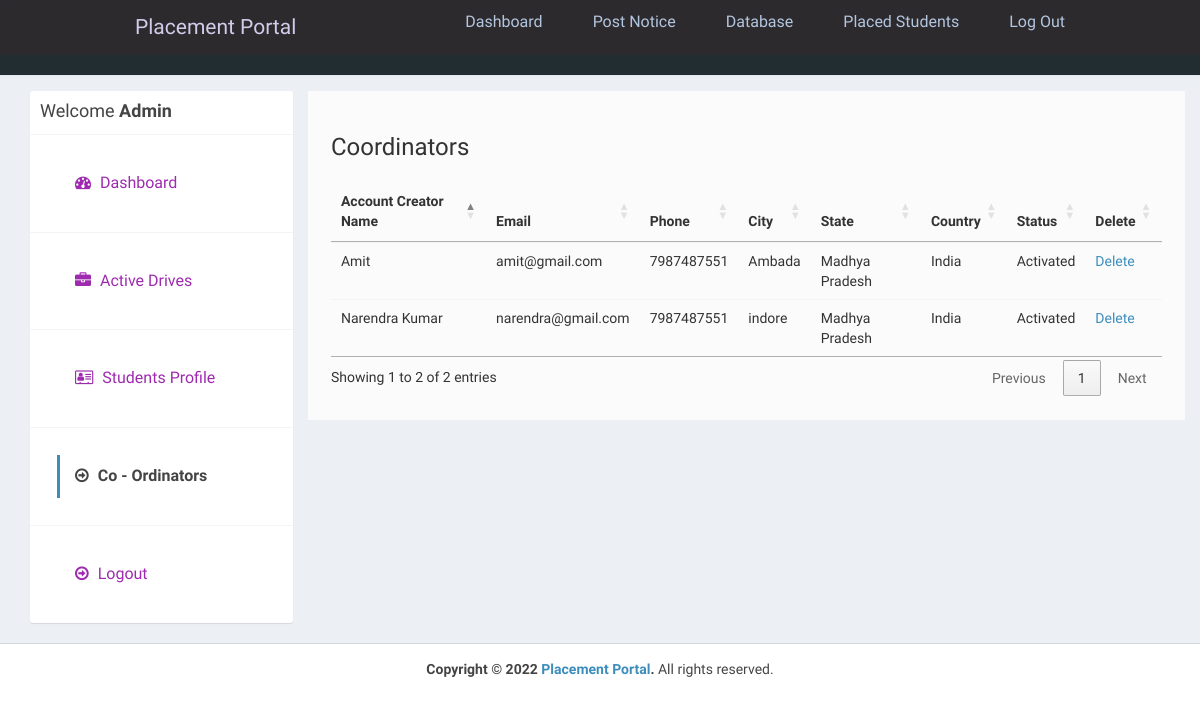
The page /admin/companies.php (signed in) on the database as committed earlier.
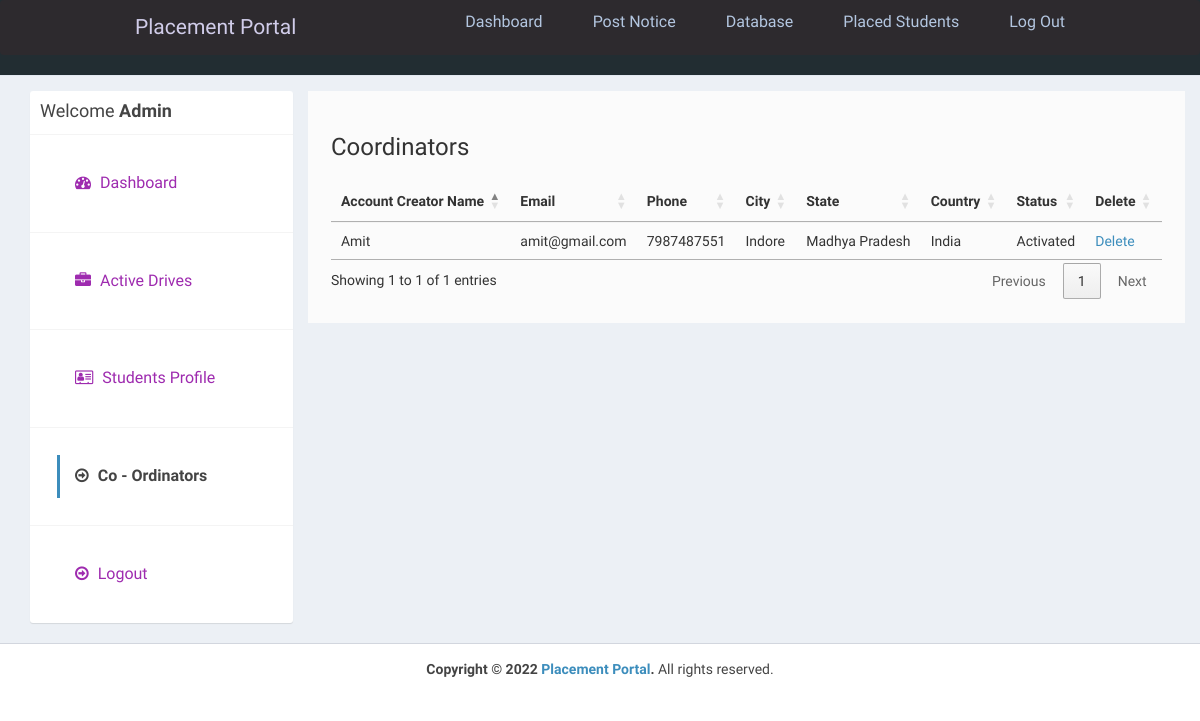
The same page on the database as committed later.
### tables this page shows
CREATE TABLE `company` (
  `id_company` int(11) NOT NULL AUTO_INCREMENT,
  `name` varchar(255) NOT NULL,
  `companyname` varchar(255) NOT NULL,
  `country` varchar(255) NOT NULL,
  `state` varchar(255) NOT NULL,
  `city` varchar(255) NOT NULL,
  `contactno` varchar(255) NOT NULL,
  `website` varchar(255) NOT NULL,
  `email` varchar(255) NOT NULL,
  `password` varchar(255) NOT NULL,
  `aboutme` varchar(255) DEFAULT NULL,
  `logo` varchar(255) NOT NULL,
  `createdAt` timestamp NOT NULL DEFAULT current_timestamp(),
  `active` int(11) NOT NULL DEFAULT 2,
  PRIMARY KEY (`id_company`),
  UNIQUE KEY `email` (`email`)
);

### admin/companies.php (the view, shortened to what this page needs)
<?php
require_once("../db.php");
?>
<!DOCTYPE html>
<html>
<head>
  <link rel="stylesheet" href="https://cdnjs.cloudflare.com/ajax/libs/twitter-bootstrap/3.3.7/css/bootstrap.min.css">
  <link rel="stylesheet" href="https://cdnjs.cloudflare.com/ajax/libs/font-awesome/4.7.0/css/font-awesome.min.css">
  <link rel="stylesheet" href="https://cdnjs.cloudflare.com/ajax/libs/ionicons/2.0.1/css/ionicons.min.css">
  <link rel="stylesheet" href="https://cdn.datatables.net/1.10.15/css/jquery.dataTables.min.css">
  <link rel="stylesheet" href="../css/AdminLTE.min.css">
  <link rel="stylesheet" href="../css/_all-skins.min.css">
  <link rel="stylesheet" href="../css/custom.css">
</head>
<body class="hold-transition skin-green sidebar-mini">
  <div class="wrapper">
    <?php
    include 'header.php';
    ?>
    <div class="content-wrapper" style="margin-left: 0px;">
      <section id="candidates" class="content-header">
        <div class="container">
          <div class="row">
            <div class="col-md-3">
              <div class="box box-solid">
                <div class="box-header with-border">
                  <h3 class="box-title">Welcome <b>Admin</b></h3>
                </div>
                <div class="box-body no-padding">
                  <ul class="nav nav-pills nav-stacked">
                    <li><a href="dashboard.php"><i class="fa fa-dashboard"></i> Dashboard</a></li>
                    <li><a href="active-jobs.php"><i class="fa fa-briefcase"></i> Active Drives</a></li>
                    <li><a href="applications.php"><i class="fa fa-address-card-o"></i> Students Profile</a></li>
                    <li class="active"><a href="companies.php"><i class="fa fa-arrow-circle-o-right"></i> Co - Ordinators</a></li>
                    <li><a href="../logout.php"><i class="fa fa-arrow-circle-o-right"></i> Logout</a></li>
                  </ul>
                </div>
              </div>
            </div>
            <div class="col-md-9 bg-white padding-2">
              <h3>Coordinators</h3>
              <div class="row margin-top-20">
                <div class="col-md-12">
                  <div class="box-body table-responsive no-padding">
                    <table id="example2" class="table table-hover">
                      <thead>
                        <th>Account Creator Name</th>
                        <th>Email</th>
                        <th>Phone</th>
                        <th>City</th>
                        <th>State</th>
                        <th>Country</th>
                        <th>Status</th>
                        <th>Delete</th>
                      </thead>
                      <tbody>
                        <?php
                        $sql = "SELECT * FROM company";
                        $result = $conn->query($sql);
                        if ($result->num_rows > 0) {
                          while ($row = $result->fetch_assoc()) {
                        ?>
                            <tr>
                              <td><?php echo $row['name']; ?></td>
                              <td><?php echo $row['email']; ?></td>
                              <td><?php echo $row['contactno']; ?></td>
                              <td><?php echo $row['city']; ?></td>
                              <td><?php echo $row['state']; ?></td>
                              <td><?php echo $row['country']; ?></td>
                              <td>
                                <?php
                                if ($row['active'] == '1') {
                                  echo "Activated";
                                } else if ($row['active'] == '2') {
                                ?>
                                  <a href="reject-company.php?id=<?php echo $row['id_company']; ?>">Reject</a> <a href="approve-company.php?id=<?php echo $row['id_company']; ?>">Approve</a>
                                <?php
                                } else if ($row['active'] == '3') {
                                ?>
                                  <a href="approve-company.php?id=<?php echo $row['id_company']; ?>">Reactivate</a>
                                <?php
                                } else if ($row['active'] == '0') {
                                  echo "Rejected";
                                }
                                ?>
                              </td>
                              <td><a href="delete-company.php?id=<?php echo $row['id_company']; ?>">Delete</a></td>
                            </tr>
                        <?php
                          }
                        }
                        ?>
                      </tbody>
                    </table>
                  </div>
                </div>
              </div>
            </div>
          </div>
        </div>
      </section>
    </div>
    <footer class="main-footer" style="margin-left: 0px;">
      <div class="text-center">
        <strong>Copyright &copy; 2022 <a href="learningfromscratch.online">Placement Portal</a>.</strong> All rights
        reserved.
      </div>
    </footer>
  </div>
</body>
</html>

### admin/header.php (shortened to what this page needs)
<header class="header">
    <nav class="navbar">
        <a href="#" class="nav-logo">Placement Portal</a>
        <ul class="nav-menu">
            <li class="nav-item">
                <a href="index.php" class="nav-link">Dashboard</a>
            </li>
            <li class="nav-item">
                <a href="postnotice.php" class="nav-link">Post Notice</a>
            </li>
            <li class="nav-item">
                <a href="database.php" class="nav-link">Database</a>
            </li>
            <li class="nav-item">
                <a href="placed.php" class="nav-link">Placed Students</a>
            </li>
            <li class="nav-item">
                <a href="../logout.php" class="nav-link">Log Out</a>
            </li>
        </ul>
    </nav>
</header>

### css/custom.css (style rules this page uses)
.margin-top-20 { margin-top: 20px; }
.padding-2 { padding: 2%; }
.bg-white { background-color:#fbfbfb; margin-left: 0%; }
.box { font-size: medium; font-family: sans-serif; }
li { color: aqua; }

### admin/header.php (style rules this page uses)
* { margin: 0; padding: 0; box-sizing: border-box; }
html { font-size: 62.5%; font-family: 'Roboto', sans-serif; }
li { list-style: none; }
a { text-decoration: none; }
.header { border-bottom: 1px solid #E2E8F0; }
.navbar { display: flex; justify-content: space-between; align-items: center; padding: 1rem 1.5rem; background-color: #2d2a2e; }
.nav-menu { display: flex; justify-content: space-between; align-items: center; }
.nav-item { margin-left: 5rem; }
.nav-link { font-size: 1.6rem; font-weight: 400; color: #b3c6e0; }
.nav-logo { font-size: 2.1rem; font-weight: 500; color: #d0cce9; }

Rows that differ between the two databases and show on the page:
removed company: name "Narendra Kumar", email "narendra@gmail.com", contactno "7987487551", city "indore", state "Madhya Pradesh", country "India", active "Activated"
changed company "Amit": city "Ambada" → "Indore"
Other text that changed with them:
text written by a page script: "Showing 1 to 2 of 2 entries Previous 1 Next" → "Showing 1 to 1 of 1 entries Previous 1 Next"
